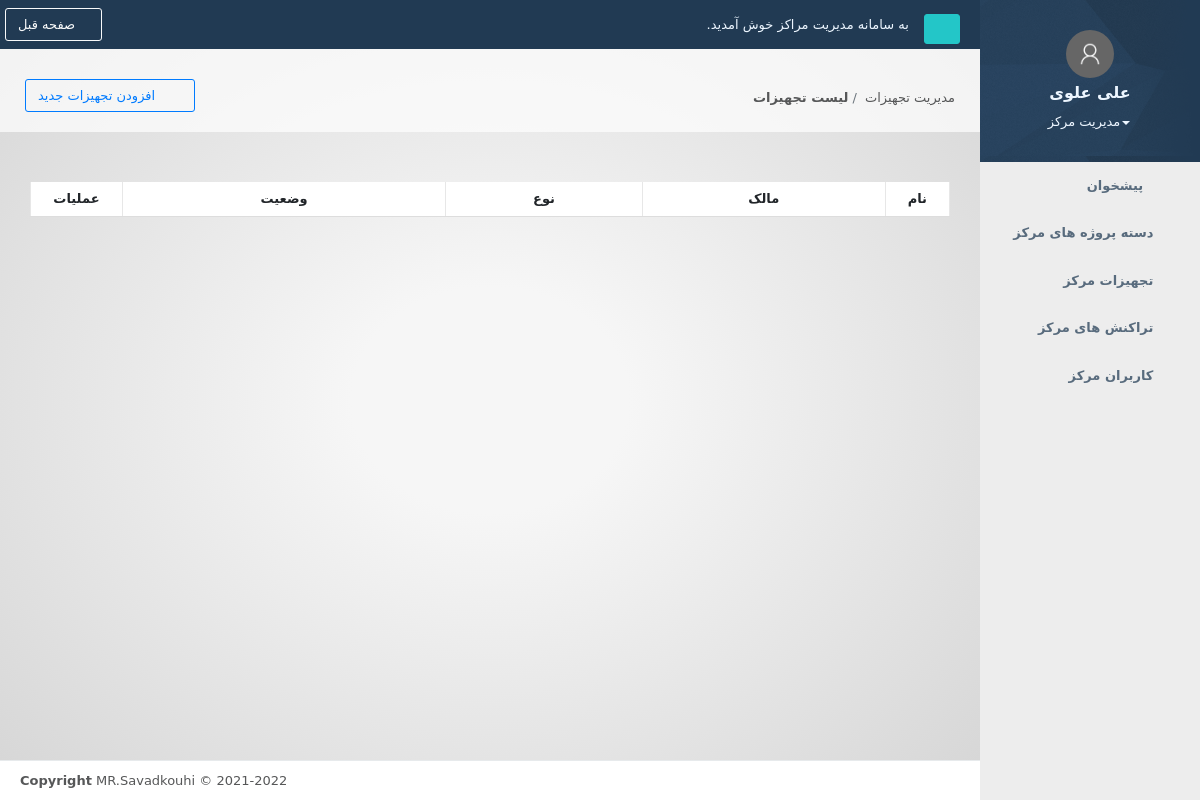
/equipments/equipment/list (signed in), run on an earlier commit of the app's database.
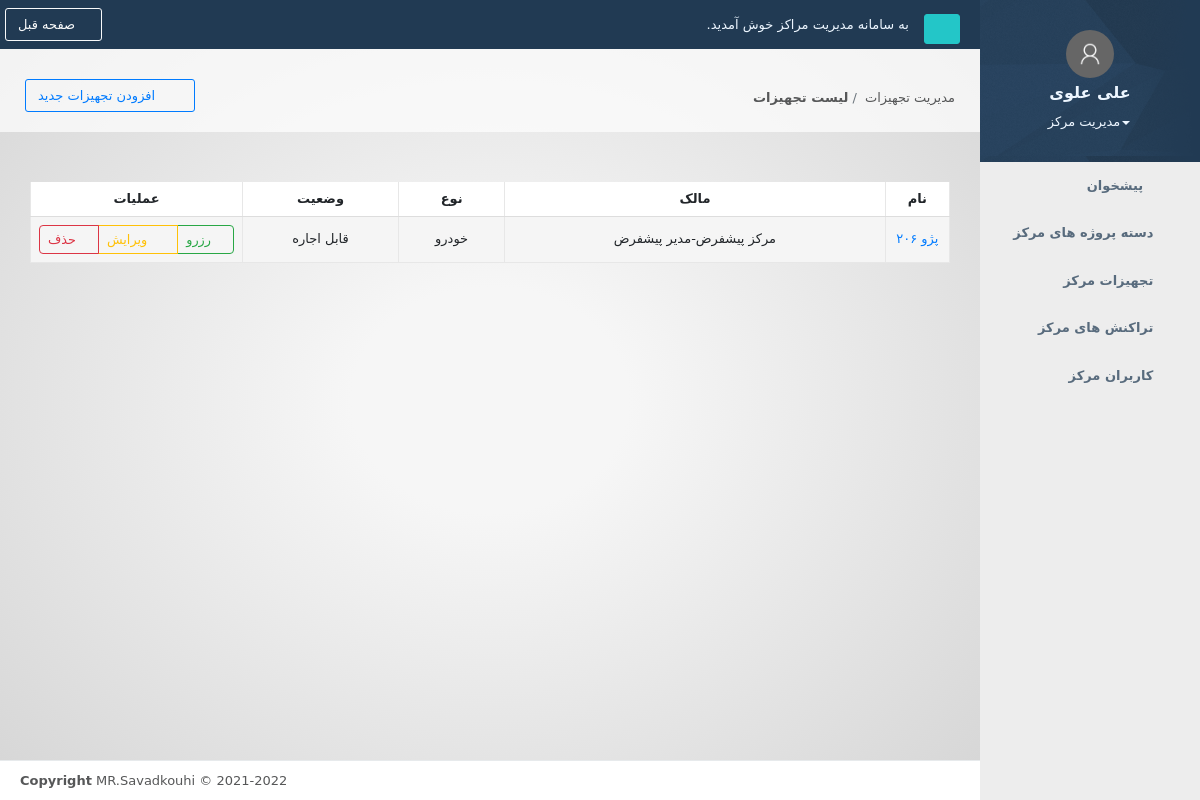
And on a later commit of the database.
### accounts/models.py (models this page shows, shortened)
class Profile(models.Model):
    user = models.OneToOneField(to=User, on_delete=models.CASCADE, verbose_name='کاربر')
    avatar = models.ImageField(upload_to=get_avatar_directory_path, verbose_name='Avatar', max_length=255, blank=True,
                               null=True)
    created_at = models.DateTimeField(auto_now_add=True, verbose_name='تاریخ ایجاد')
    permissions = models.ManyToManyField(to=Permission, blank=True, verbose_name='دسترسی ها')
    mobile_number = models.CharField(max_length=11, verbose_name='تلفن همراه', unique=True)
    phone_number = models.CharField(max_length=20, default='', blank=True, verbose_name='تلفن ثابت')
    address = models.TextField(default='', blank=True, verbose_name='نشانی')
    sex = models.CharField(max_length=20, blank=True, choices=SEXES, default='man', verbose_name='جنسیت')
    degree = models.CharField(max_length=20, blank=True, choices=DEGREES, default='bachelor', verbose_name='مدرک')
    measure = models.CharField(max_length=20, blank=True, choices=MEASURES, default='software', verbose_name='رشته')
    university = models.CharField(max_length=20, blank=True, choices=UNINVERSITIES, default='Public', verbose_name='دانشگاه')
    langs = models.ManyToManyField(to=Lang, blank=True, verbose_name='زبان های برنامه نویسی')
    softwares = models.ManyToManyField(to=Software, blank=True, verbose_name='نرم افزارهای مسلط')
    other_abilities = models.TextField(default='', blank=True, verbose_name='سایر توانایی ها')
    resume = models.FileField(upload_to=get_resume_directory_path, verbose_name='رزومه', max_length=255, blank=True,
                               null=True)
    class Meta:
        ordering = ['user__last_name', 'user__first_name']
    def __str__(self):
        try:
            return self.user.get_full_name()
        except:
            return f'profile {self.id}'
    @property
    def get_user_center(self):
        center = self.center_set.first()
        return center.id
    @property
    def get_user_main_role_display(self):
        main_role = self.permissions.all().first()
        if main_role:
            return main_role.get_code_display()
        return 'عضو مرکز'
    def has_perms(self, perms):
        if self.permissions.filter(code__in=perms).count():
            return True
        return False

class Permission(models.Model):
    code = models.CharField(max_length=30, choices=PERMISSIONS, verbose_name='کد')

### equipments/models.py (models this page shows, shortened)
class Equipment(models.Model):
    name = models.CharField(max_length=255, verbose_name='نام', unique=True)
    description = models.TextField(null=True, blank=True, verbose_name='توضیحات')
    created_at = models.DateTimeField(auto_now_add=True, verbose_name='تاریخ ایجاد')
    owner = models.ForeignKey(to=Center, on_delete=models.PROTECT, verbose_name='مرکز')
    base_price = models.FloatField(default=0, verbose_name='هزینه( نفر ساعت)')
    type = models.ForeignKey(to=EquipmentType, on_delete=models.PROTECT, verbose_name='نوع')
    is_rented = models.BooleanField(default=False, verbose_name='اجاره؟')

class EquipmentType(models.Model):
    name = models.CharField(max_length=255, verbose_name='نام', unique=True)
    description = models.TextField(null=True, blank=True, verbose_name='توضیحات')
    created_at = models.DateTimeField(auto_now_add=True, verbose_name='تاریخ ایجاد')

### centers/models.py (models this page shows)
class Center(models.Model):
    name = models.CharField(max_length=255, verbose_name='نام', unique=True)
    description = models.TextField(null=True, blank=True, verbose_name='توضیحات')
    created_at = models.DateTimeField(auto_now_add=True, verbose_name='تاریخ ایجاد')
    manager = models.ForeignKey(to=Profile, on_delete=models.PROTECT, related_name='center_manager',
                                verbose_name='مدیر مرکز')
    employees = models.ManyToManyField(to=Profile, blank=True, verbose_name='اعضای مرکز')
    def __str__(self):
        return f"{self.name}-{self.manager}"

### equipments/views.py (the view)
# urls.py: path('equipment/list', EquipmentListView.as_view(), name='equipment_list'),
class EquipmentListView(LoginRequiredMixin, ListView):
    model = Equipment
    template_name = 'equipment_list.html'

### dashboard/templatetags/helper_filter.py (called while the page is built)
@register.simple_tag
def has_perms(user, perms):
	perms_list = perms.split(';')
	return user.profile.has_perms(perms_list)

### equipments/templates/equipment_list.html (shortened to what this page needs)
{% extends 'base.html' %}
{% load static %}
{% load jalali_date %}
{% block title-breadcrumb %}
	<div class="col-md-10">
    <br>
    <br>
		<ol class="breadcrumb">
			<li class="breadcrumb-item">
				<a>مدیریت تجهیزات</a>
			</li>
			<li class="breadcrumb-item active">
                <a href="{% url 'equipments:equipment_list' %}"><strong>لیست تجهیزات</strong></a>
			</li>
		</ol>
	</div>
	<div class="col-md-2">
    {% if in_center %}
		<div class="title-action float-right">
            <a href="{% url 'equipments:center_equipment_create' user.profile.get_user_center %}" class="btn btn-outline-primary"><i class="fa small fa-plus"></i> <i class="fa fa-wrench"></i> افزودن تجهیزات جدید</a>
		</div>
    {% else %}
        <div class="title-action float-right">
            <a href="{% url 'equipments:equipment_create' %}" class="btn btn-outline-primary"><i class="fa small fa-plus"></i> <i class="fa fa-wrench"></i> افزودن تجهیزات جدید</a>
		</div>
    {% endif %}
	</div>
{% endblock %}
{% block content %}
	<div class="row">
    <div class="col-lg-12">
            <div class="table-responsive">
            <br>
                        <table class="table table-striped table-bordered table-hover dataTables-example">
                            <thead>
                            <tr>
                                <th class="text-center" style="background-color: white;width: 7%">نام</th>
                                <th class="text-center" style="background-color: white">مالک</th>
                                <th class="text-center" style="background-color: white">نوع</th>
                                <th class="text-center" style="background-color: white">وضعیت</th>
                                <th class="text-center" style="background-color: white; width: 10%">عملیات</th>
                            </tr>
                            </thead>
                            <tbody>
                            {% for obj in object_list %}
                                <tr id="c-tr-{{ obj.id }}" style="background-color: whitesmoke">
                                    <td class="align-middle text-center"><a href="{% url 'equipments:equipment_details' pk=obj.id %}">{{ obj.name }}</a></td>
                                    <td class="align-middle text-center">{{ obj.owner }}</td>
                                    <td class="align-middle text-center">{{ obj.type.name }}</td>
                                    <td class="align-middle text-center">{% if obj.is_rented %}اجاره(قابل رزرو){% else %}قابل اجاره{% endif %}</td>
                                <td class="align-middle text-center">
                                    <div class="btn-group">
                                    <a href="{% url 'equipments:equipment_details' pk=obj.id %}" class="btn btn-sm btn-outline-success"><i class="fa fa-calendar"></i> رزرو</a>
                                    <a href="{% url 'equipments:equipment_update' pk=obj.id %}" class="btn btn-sm btn-outline-warning"><i class="fa small fa-pen"></i><i class="fa fa-wrench"></i> ویرایش</a>
                                    <button data-cid="{{ obj.id }}" class="btn btn-sm btn-outline-danger m-l-sm" data-toggle="modal" data-target="#delete-modal"><i
                                            class="fa fa-trash"></i> حذف
                                    </button>
                                    </div>
                                </td>
                                </tr>
                            {% endfor %}
                            </tbody>
                        </table>
                    </div>
        </div>
	</div>
{% endblock %}
{% block scripts %}
	<link href="{% static 'vendors/datatables/css/datatables.min.css' %}" rel="stylesheet">
{% endblock %}

### templates/base.html (shortened to what this page needs)
{% load static %}{% load i18n %}{% get_current_language as LANGUAGE_CODE %}
<!DOCTYPE html>
<html>
<head>
	<link href="{% static 'vendors/toastr/toastr.css' %}" rel="stylesheet">
	<link href="{% static 'vendors/bootstrap/css/bootstrap.min.css' %}" rel="stylesheet">
	<link href="{% static 'vendors/bootstrap-rtl/bootstrap-rtl.min.css' %}" rel="stylesheet">
	<link href="{% static 'vendors/font-awesome/css/all-pro.css' %}" rel="stylesheet">
	<link href="{% static 'vendors/sweetalert2/sweetalert2.min.css' %}" rel="stylesheet">
	<link href="{% static 'vendors/animate/animate.css' %}" rel="stylesheet">
	<link href="{% static 'vendors/Inspinia/style.css' %}" rel="stylesheet">
	<link href="{% static 'vendors/bootstrap-rtl/fonts/Vazir-FarsiDigitsWithoutLatin/font-face.css' %}" rel="stylesheet">
	<link href="{% static 'custom.css' %}" rel="stylesheet">
</head>
<body class="skin-2 persian rtls">
<div id="wrapper">
	{% include "side-bar-navigation.html" %}
	<div id="page-wrapper" class="gray-bg">
		<div class="d-print-none row border-bottom">
			{% include "top-navigation-bar.html" %}
		</div>
		<div class="d-print-none row wrapper border-bottom white-bg page-heading">
			{% block title-breadcrumb %}{% endblock %}
		</div>
		<div class="wrapper wrapper-content animated fadeIn text-body">
			{% block content %}{% endblock %}
		</div>
		{% include "footer.html" %}
	</div>
</div>
{% block scripts %}{% endblock %}
</body>
</html>

### templates/side-bar-navigation.html (shortened to what this page needs)
{% load static %}
{% load i18n %}
{% load helper_filter %}
<nav class="navbar-default navbar-static-side" role="navigation">
	<div class="sidebar-collapse">
		<ul class="nav metismenu" id="side-menu">
			<li class="nav-header text-center">
				<div class="dropdown profile-element">
					<span>
						<img alt="image" class="rounded-circle img-height-50 img-avatar"
						     src="{% if user.profile.avatar %}{{ user.profile.avatar.url }}{% else %}{% static 'img/user.png' %}{% endif %}"/>
					</span>
					<a data-toggle="dropdown" class="dropdown-toggle" href="#">
						<h3 class="block m-t-xs font-bold">{% if user.get_full_name %}{{ user.get_full_name }}{% else %}{{ user.get_username }}{% endif %}</h3>
						<span class="text-xs block"><b class="caret"></b>{{ user.profile.get_user_main_role_display }}</span>
					</a>
				</div>
			</li>
            {% if user.is_superuser and user.profile.has_no_perms %}
            {% else %}
                <li {% if request.resolver_match.app_name == 'dashboard' %}class="active"{% endif %}>
                    <a href="#"><i class="fa fa-th-large"></i>
                        <span class="nav-label">پیشخوان</span>
                        <span class="fa arrow"></span>
                    </a>
                </li>
            {% endif %}
            {%  has_perms user 'center;' as has_center_perm %}
            {%  has_perms user 'projectpacks;' as has_projectpacks_perm %}
            {%  has_perms user 'projectpack;' as has_projectpack_perm %}
			{% if user.is_superuser or has_projectpacks_perm %}
                <li {% if request.resolver_match.view_name == 'centers:projectpack_list' %}class="active"{% endif %}>
					<a href="{% url 'centers:projectpack_list' %}">
						<i class="fa fa-suitcase"></i>
						<span class="nav-label">مدیریت دسته پروژه ها</span>
					</a>
				</li>
            {% elif has_projectpack_perm or has_center_perm %}
                <li {% if request.resolver_match.view_name == 'centers:center_projectpack_list' %}class="active"{% endif %}>
					<a href="{% url 'centers:center_projectpack_list' user.profile.get_user_center %}">
						<i class="fa fa-suitcase"></i>
						<span class="nav-label">دسته پروژه های مرکز</span>
					</a>
				</li>
			{% endif %}
            {%  has_perms user 'center;' as has_center_perm %}
			{%  has_perms user 'equipments;' as has_equipments_perm %}
            {%  has_perms user 'equipment;' as has_equipment_perm %}
            {% if user.is_superuser or has_equipments_perm %}
                <li {% if request.resolver_match.view_name == 'equipments:equipment_list' %}class="active"{% endif %}>
					<a href="{% url 'equipments:equipment_list' %}">
						<i class="fa fa-wrench"></i>
						<span class="nav-label">مدیریت تجهیزات</span>
					</a>
				</li>
            {% elif has_equipment_perm or has_center_perm %}
                <li {% if request.resolver_match.view_name == 'equipments:center_equipment_list' %}class="active"{% endif %}>
					<a href="{% url 'equipments:center_equipment_list' user.profile.get_user_center %}">
						<i class="fa fa-wrench"></i>
						<span class="nav-label">تجهیزات مرکز</span>
					</a>
				</li>
			{% endif %}
            {%  has_perms user 'center;' as has_center_perm %}
            {%  has_perms user 'transactions;' as has_transactions_perm %}
            {%  has_perms user 'transaction;' as has_transaction_perm %}
            {% if user.is_superuser or has_transactions_perm %}
				<li {% if request.resolver_match.view_name == 'transactions:transaction_list' %}class="active"{% endif %}>
					<a href="{% url 'transactions:transaction_list' %}">
						<i class="fa fa-money-bill"></i>
						<span class="nav-label">مدیریت تراکنش ها</span>
					</a>
				</li>
            {% elif has_transaction_perm or has_center_perm%}
                <li {% if request.resolver_match.view_name == 'transactions:center_transaction_list' %}class="active"{% endif %}>
					<a href="{% url 'transactions:center_transaction_list' user.profile.get_user_center %}">
						<i class="fa fa-money-bill"></i>
						<span class="nav-label">تراکنش های مرکز</span>
					</a>
				</li>
			{% endif %}
            {%  has_perms user 'center;' as has_center_perm %}
        	{%  has_perms user 'users;' as has_users_perm %}
            {%  has_perms user 'user;' as has_user_perm %}
            {% if user.is_superuser or has_users_perm %}
				<li {% if request.resolver_match.app_name == 'accounts' %}class="active"{% endif %}>
					<a href="{% url 'accounts:profile_list' %}">
						<i class="fa fa-users"></i>
						<span class="nav-label">مدیریت کاربران</span>
					</a>
				</li>
            {% elif has_user_perm or has_center_perm %}
                <li {% if request.resolver_match.app_name == 'accounts' %}class="active"{% endif %}>
					<a href="{% url 'accounts:center_profile_list' user.profile.get_user_center %}">
						<i class="fa fa-users"></i>
						<span class="nav-label">کاربران مرکز</span>
					</a>
				</li>
			{% endif %}
		</ul>
	</div>
</nav>

### templates/top-navigation-bar.html (shortened to what this page needs)
{% load static %}
{% load i18n %}
<nav class="navbar navbar-static-top" role="navigation" style="margin-bottom: 0">
	<div class="navbar-header">
		<a class="navbar-minimalize minimalize-styl-2 btn btn-success" href="#"><i class="fa fa-bars"></i> </a>
	</div>
	<ul class="nav navbar-top-links navbar-left">
						<li>
			<span class="m-r-sm welcome-message">به سامانه مدیریت مراکز خوش آمدید.</span>
		</li>
	</ul>
	<ul class="nav navbar-top-links navbar-right">
		<li>
            <button type=button class="btn btn-outline-light" onClick="javascript:history.go(-1);"><i class="fas fa-reply"></i> صفحه قبل</button>
		</li>
	</ul>
</nav>

### templates/footer.html
{% load static %}
{% load i18n %}
<div class="footer d-print-none">
	<div class="float-right">
		<strong>Copyright</strong> MR.Savadkouhi &copy; 2021-{% now "Y" %}
	</div>
</div>

### static/custom.css (style rules this page uses)
.img-avatar { height: 48px; width: 48px; }
.img-height-50 { max-height: 50px !important; }
.persian { font-family: VazirFD, Tahoma, "DejaVu Sans", helvetica, arial, freesans, sans-serif; }

What changed in the data, as far as the page shows it:
added Equipment: name "پژو ۲۰۶", owner "مرکز پیشفرض-مدیر پیشفرض", type.name "خودرو", is_rented "قابل اجاره"
